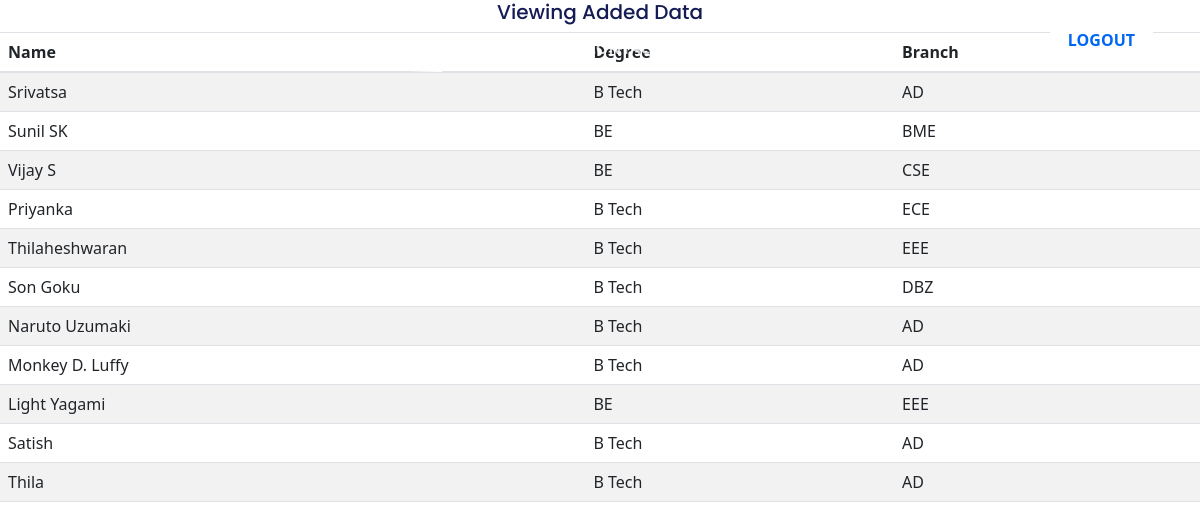
/viewer, run on the app's committed database.
### home/models.py (models this page shows)
class StudentInfo(models.Model):
    name = models.CharField(max_length=200, null=True)
    degree = models.CharField(max_length=200, null=True)
    branch = models.CharField(max_length=200, null=True)
    degreePercentage = models.CharField(max_length=200,null=True)
    yop = models.CharField(max_length=200,null=True)
    linkedin = models.CharField(max_length=200, null=True)
    contact = models.CharField(max_length=200, null=True)
    placementStatus = models.BooleanField(default=False)

### home/views.py (the view)
# urls.py: path('viewer', views.DataViewer, name='viewer'),
def DataViewer(request):
    if request.method == 'POST':
        pass
    else:
        details = StudentInfo.objects.all()
        context = {'details': details}
        return render(request, 'home/viewer.html', context)

### home/templates/home/viewer.html (shortened to what this page needs)
{% extends "base.html" %}
{% block content %}
{% load static %}
<div class="details">
  <div id="personal_details" class="subform">
    <h5 class="d-flex justify-content-center" style="color: #151B54;">Viewing Added Data</h5>
    <div class="table-responsive">
      <table class="table table-striped">
        <thead>
          <tr>
            <th>Name</th>
            <th>Degree</th>
            <th>Branch</th>
          </tr>
        </thead>
        <tbody>
          {% for detail in details %}
          <tr>
            <td>{{ detail.name }}</td>
            <td>{{ detail.degree }}</td>
            <td>{{ detail.branch }}</td>
          </tr>
          {% empty %}
          <tr>
            <td colspan="3">No Data Found</td>
          </tr>
          {% endfor %}
        </tbody>
      </table>
    </div>
  </div>
</div>
{% endblock %}

### data on the page
StudentInfo: name "Srivatsa", degree "B Tech", branch "AD"
StudentInfo: name "Sunil SK", degree "BE", branch "BME"
StudentInfo: name "Vijay S", degree "BE", branch "CSE"
StudentInfo: name "Priyanka", degree "B Tech", branch "ECE"
StudentInfo: name "Thilaheshwaran", degree "B Tech", branch "EEE"
StudentInfo: name "Son Goku", degree "B Tech", branch "DBZ"
StudentInfo: name "Naruto Uzumaki", degree "B Tech", branch "AD"
StudentInfo: name "Monkey D. Luffy", degree "B Tech", branch "AD"
StudentInfo: name "Light Yagami", degree "BE", branch "EEE"
StudentInfo: name "Satish", degree "B Tech", branch "AD"
StudentInfo: name "Thila", degree "B Tech", branch "AD"
